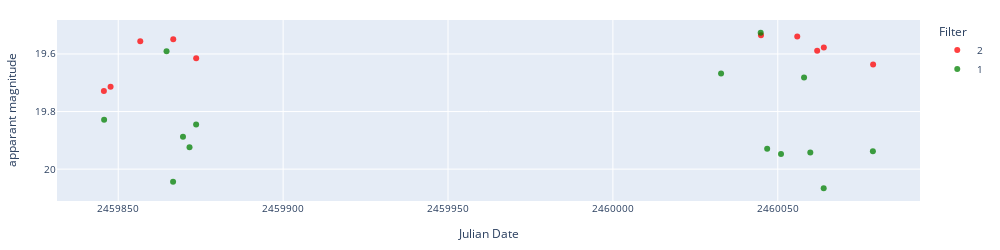
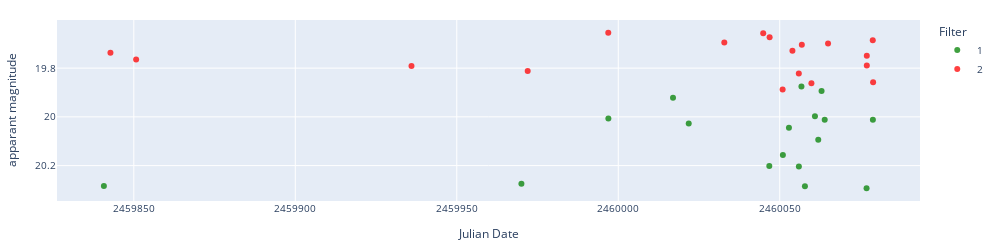
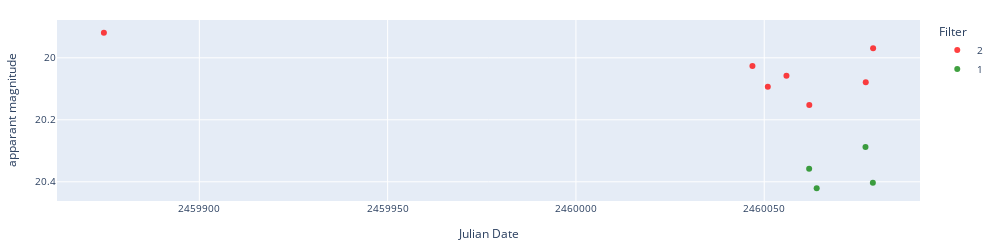
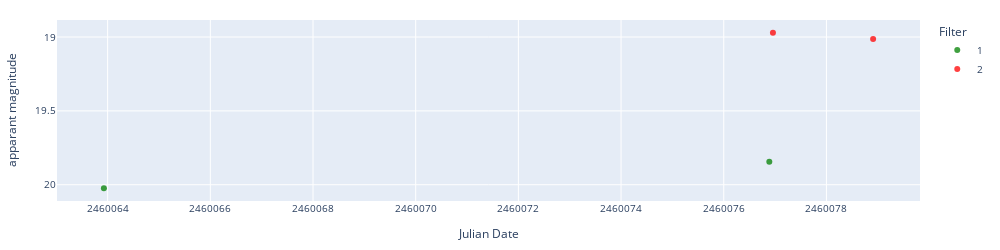

The notebook cell these images were saved under, in order:
### Code cell
# Display light curves
from lcfunctions import load_lasair_lc, lasair_clean, display_lightcurve
from astropy.coordinates import SkyCoord
from astropy import units as u



for object in notinaavso[0:20]:
    ra = alerts_df[alerts_df['objectId']==object]['ra'].values[0]
    dec = alerts_df[alerts_df['objectId']==object]['dec'].values[0]
    c = SkyCoord(ra=ra*u.degree, dec=dec*u.degree, frame='icrs')
    print(object, ra, dec, c.ra.hms, c.dec.dms)
    lc_lasair = load_lasair_lc(object, path=f'../lightcurves_alerts/')
    lc_lasair_appmag = lasair_clean(lc_lasair, limit=25, magerrlim=1)

    display_lightcurve(lc_df=lc_lasair_appmag, x='jd', y='dc_mag')

### Figure 1 — Plotly figure (JSON) as saved in the notebook; plotly's stock layout.template omitted (floating-point values rounded to 4 significant figures)
{"data": [{"hovertemplate": "Filter=2<br>Julian Date=%{x}<br>apparant magnitude=%{y}<extra></extra>", "legendgroup": "2", "marker": {"color": "red", "opacity": 0.75, "symbol": "circle"}, "mode": "markers", "name": "2", "orientation": "v", "showlegend": true, "type": "scatter", "x": [2460000.0, 2460000.0, 2460000.0, 2460000.0, 2460000.0, 2460000.0, 2460000.0, 2460000.0, 2460000.0, 2460000.0], "xaxis": "x", "y": [19.73, 19.71, 19.56, 19.55, 19.61, 19.53, 19.54, 19.59, 19.58, 19.64], "yaxis": "y"}, {"hovertemplate": "Filter=1<br>Julian Date=%{x}<br>apparant magnitude=%{y}<extra></extra>", "legendgroup": "1", "marker": {"color": "green", "opacity": 0.75, "symbol": "circle"}, "mode": "markers", "name": "1", "orientation": "v", "showlegend": true, "type": "scatter", "x": [2460000.0, 2460000.0, 2460000.0, 2460000.0, 2460000.0, 2460000.0, 2460000.0, 2460000.0, 2460000.0, 2460000.0, 2460000.0, 2460000.0, 2460000.0, 2460000.0], "xaxis": "x", "y": [19.83, 19.59, 20.04, 19.89, 19.92, 19.84, 19.67, 19.53, 19.93, 19.95, 19.68, 19.94, 20.07, 19.94], "yaxis": "y"}], "layout": {"font": {"size": 10}, "height": 250, "legend": {"title": {"text": "Filter"}, "tracegroupgap": 0}, "margin": {"b": 20, "l": 20, "r": 20, "t": 20}, "width": 1000, "xaxis": {"anchor": "y", "domain": [0, 1], "tickformat": "float", "title": {"text": "Julian Date"}}, "yaxis": {"anchor": "x", "autorange": "reversed", "domain": [0, 1], "title": {"text": "apparant magnitude"}}}}

### Figure 2 — Plotly figure (JSON) as saved in the notebook; plotly's stock layout.template omitted (floating-point values rounded to 4 significant figures)
{"data": [{"hovertemplate": "Filter=1<br>Julian Date=%{x}<br>apparant magnitude=%{y}<extra></extra>", "legendgroup": "1", "marker": {"color": "green", "opacity": 0.75, "symbol": "circle"}, "mode": "markers", "name": "1", "orientation": "v", "showlegend": true, "type": "scatter", "x": [2460000.0, 2460000.0, 2460000.0, 2460000.0, 2460000.0, 2460000.0, 2460000.0, 2460000.0, 2460000.0, 2460000.0, 2460000.0, 2460000.0, 2460000.0, 2460000.0, 2460000.0, 2460000.0, 2460000.0], "xaxis": "x", "y": [20.28, 20.27, 20.01, 19.92, 20.03, 20.2, 20.16, 20.04, 20.2, 19.88, 20.28, 20.0, 20.09, 19.89, 20.01, 20.29, 20.01], "yaxis": "y"}, {"hovertemplate": "Filter=2<br>Julian Date=%{x}<br>apparant magnitude=%{y}<extra></extra>", "legendgroup": "2", "marker": {"color": "red", "opacity": 0.75, "symbol": "circle"}, "mode": "markers", "name": "2", "orientation": "v", "showlegend": true, "type": "scatter", "x": [2460000.0, 2460000.0, 2460000.0, 2460000.0, 2460000.0, 2460000.0, 2460000.0, 2460000.0, 2460000.0, 2460000.0, 2460000.0, 2460000.0, 2460000.0, 2460000.0, 2460000.0, 2460000.0, 2460000.0, 2460000.0], "xaxis": "x", "y": [19.74, 19.76, 19.79, 19.81, 19.66, 19.69, 19.66, 19.67, 19.89, 19.73, 19.82, 19.7, 19.86, 19.7, 19.75, 19.79, 19.69, 19.86], "yaxis": "y"}], "layout": {"font": {"size": 10}, "height": 250, "legend": {"title": {"text": "Filter"}, "tracegroupgap": 0}, "margin": {"b": 20, "l": 20, "r": 20, "t": 20}, "width": 1000, "xaxis": {"anchor": "y", "domain": [0, 1], "tickformat": "float", "title": {"text": "Julian Date"}}, "yaxis": {"anchor": "x", "autorange": "reversed", "domain": [0, 1], "title": {"text": "apparant magnitude"}}}}

### Figure 3 — Plotly figure (JSON) as saved in the notebook; plotly's stock layout.template omitted (floating-point values rounded to 4 significant figures)
{"data": [{"hovertemplate": "Filter=2<br>Julian Date=%{x}<br>apparant magnitude=%{y}<extra></extra>", "legendgroup": "2", "marker": {"color": "red", "opacity": 0.75, "symbol": "circle"}, "mode": "markers", "name": "2", "orientation": "v", "showlegend": true, "type": "scatter", "x": [2460000.0, 2460000.0, 2460000.0, 2460000.0, 2460000.0, 2460000.0, 2460000.0], "xaxis": "x", "y": [19.92, 20.03, 20.09, 20.06, 20.15, 20.08, 19.97], "yaxis": "y"}, {"hovertemplate": "Filter=1<br>Julian Date=%{x}<br>apparant magnitude=%{y}<extra></extra>", "legendgroup": "1", "marker": {"color": "green", "opacity": 0.75, "symbol": "circle"}, "mode": "markers", "name": "1", "orientation": "v", "showlegend": true, "type": "scatter", "x": [2460000.0, 2460000.0, 2460000.0, 2460000.0], "xaxis": "x", "y": [20.36, 20.42, 20.29, 20.4], "yaxis": "y"}], "layout": {"font": {"size": 10}, "height": 250, "legend": {"title": {"text": "Filter"}, "tracegroupgap": 0}, "margin": {"b": 20, "l": 20, "r": 20, "t": 20}, "width": 1000, "xaxis": {"anchor": "y", "domain": [0, 1], "tickformat": "float", "title": {"text": "Julian Date"}}, "yaxis": {"anchor": "x", "autorange": "reversed", "domain": [0, 1], "title": {"text": "apparant magnitude"}}}}

### Figure 4 — Plotly figure (JSON) as saved in the notebook; plotly's stock layout.template omitted (floating-point values rounded to 4 significant figures)
{"data": [{"hovertemplate": "Filter=1<br>Julian Date=%{x}<br>apparant magnitude=%{y}<extra></extra>", "legendgroup": "1", "marker": {"color": "green", "opacity": 0.75, "symbol": "circle"}, "mode": "markers", "name": "1", "orientation": "v", "showlegend": true, "type": "scatter", "x": [2460000.0, 2460000.0], "xaxis": "x", "y": [20.02, 19.84], "yaxis": "y"}, {"hovertemplate": "Filter=2<br>Julian Date=%{x}<br>apparant magnitude=%{y}<extra></extra>", "legendgroup": "2", "marker": {"color": "red", "opacity": 0.75, "symbol": "circle"}, "mode": "markers", "name": "2", "orientation": "v", "showlegend": true, "type": "scatter", "x": [2460000.0, 2460000.0], "xaxis": "x", "y": [18.97, 19.01], "yaxis": "y"}], "layout": {"font": {"size": 10}, "height": 250, "legend": {"title": {"text": "Filter"}, "tracegroupgap": 0}, "margin": {"b": 20, "l": 20, "r": 20, "t": 20}, "width": 1000, "xaxis": {"anchor": "y", "domain": [0, 1], "tickformat": "float", "title": {"text": "Julian Date"}}, "yaxis": {"anchor": "x", "autorange": "reversed", "domain": [0, 1], "title": {"text": "apparant magnitude"}}}}
